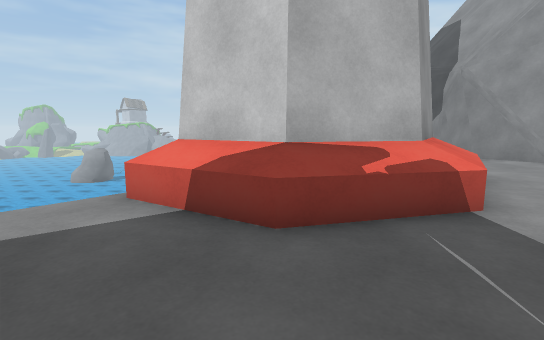
view 1 (above)

15 first-person views from a walk through a 3-D level made in the Unity game engine. The camera is 1.3 m above the floor, tilts 8° down and sees 85° across. The floor is counted in squares, 1 m on a side. Each view is taken from the middle of a square. On the plan, view 1 faces up. The plan holds only what a view shows up to about 14 squares ahead; the rest is blank. The place goes on beyond the plan. Some animated figures are not drawn. Some surface patterns are stand-ins.

view 2
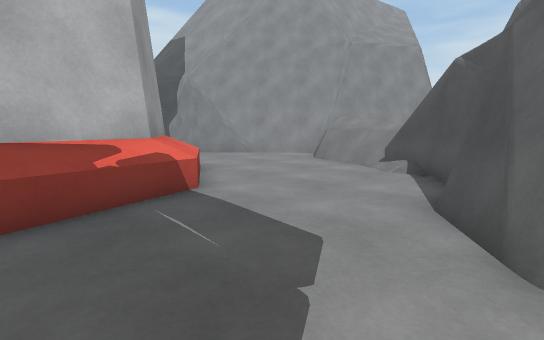

view 3
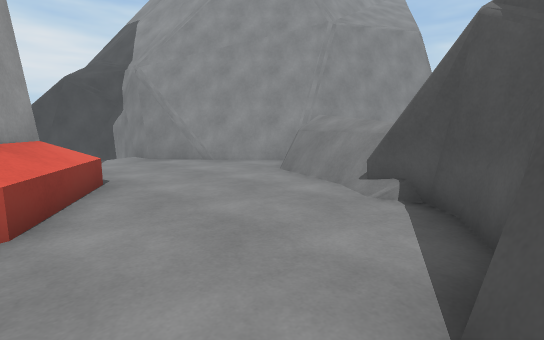

view 4
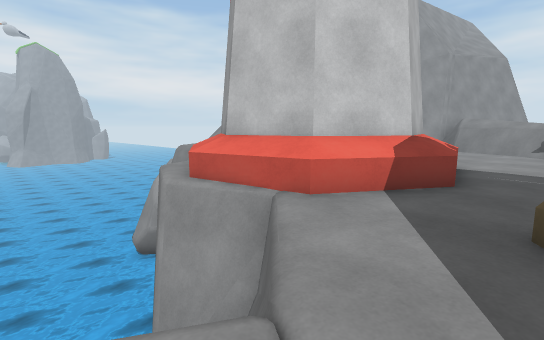

view 5
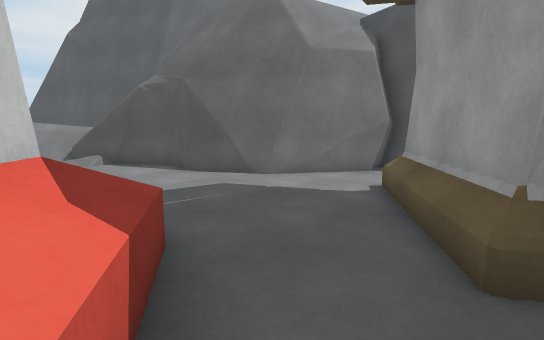

view 6
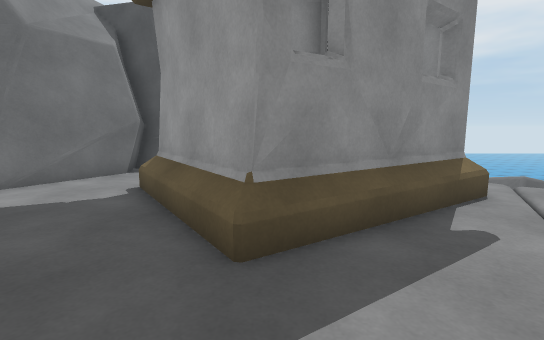

view 7
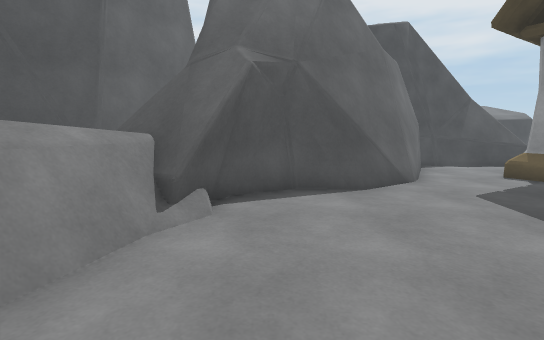

view 8
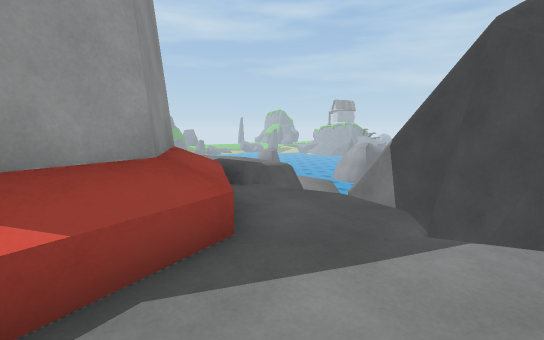

view 9
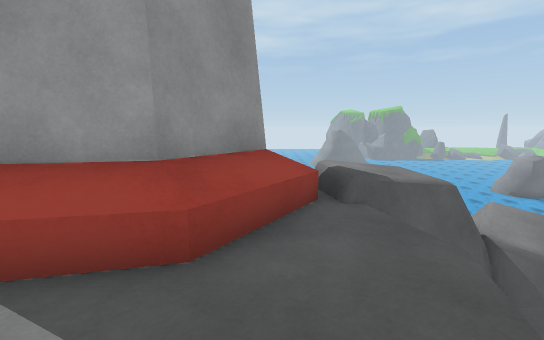

view 10
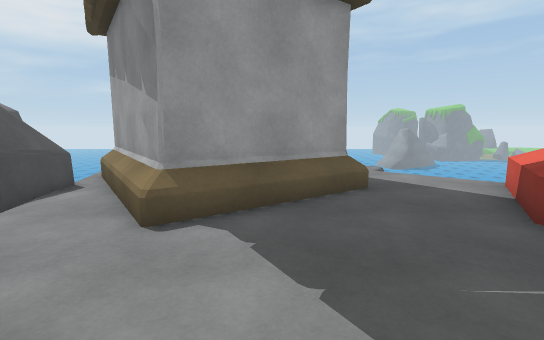

view 11
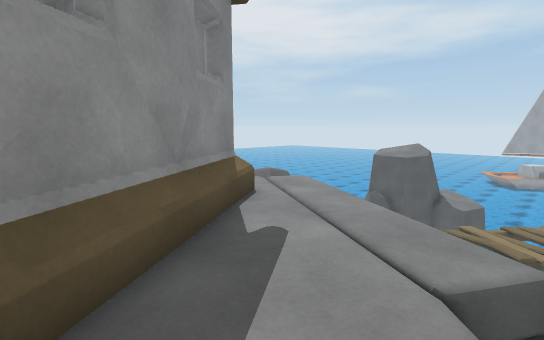

view 12
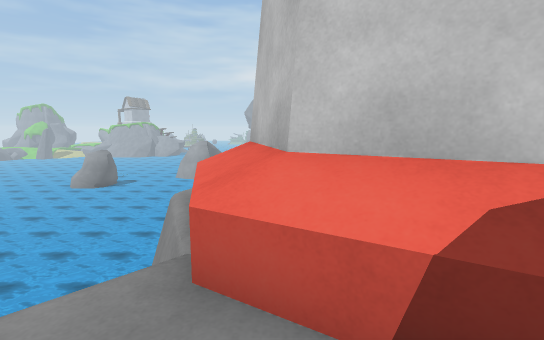

view 13
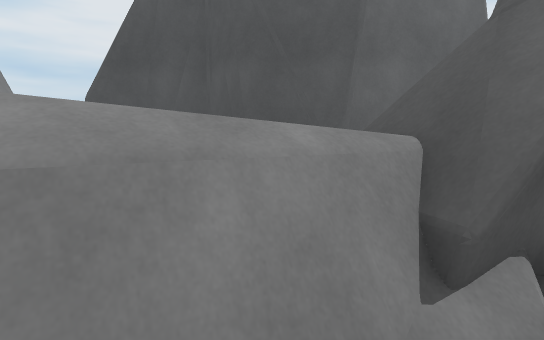

view 14
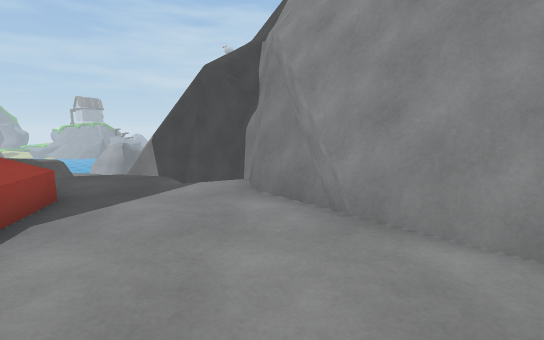

view 15
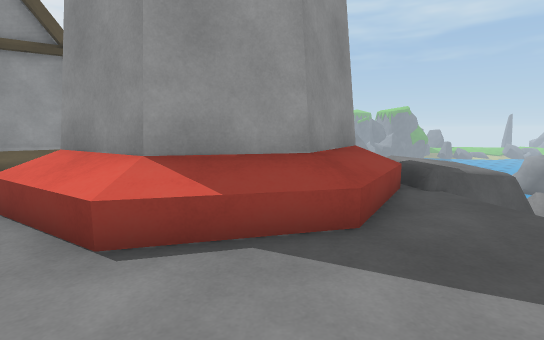

### Floor plan
Key: @ floor where view 1 was taken; # wall or solid block; . main floor; : floor 0.25 m higher than the main floor; + floor 0.5 m higher than the main floor; = window, fence, low wall or low ledge; ^ raised ledge; v drop or lower ground.
Columns run from 8 left of view 1 to 13 right of it. Each row starts with its distance up from view 1.
 15 vvvvvvvv vv v###
 14  vvvvvvv++v   v##
 13  vvvvvvv++vvvv v#
 12   vvvv  v:::::v:#
 11    vvvv=###=::::##
 10     vv #  ##=::::##
  9     vv#    #=:::::##
  8    vvv#    ##::::::##
  7    vvv#    ##=:::::=##
  6     vv##   #=..:::=^
  5    vv.=#####....:=^^
  4  vvv...====......=^
  3  ................=^
  2 v....#..........##
  1 ....###.........###
  0 .=######@....####   ##
 -1  ##   ##...###     ##
 -2       ##=..##      #
 -3      ##...##
 -4    ###....#
 -5    ==###=##
 -6      ######

Where each view was taken, in squares from view 1:
view 1: 0 up, 0 right, facing up
view 2: 1 down, 0 right, facing up-right
view 3: 0 up, 3 right, facing up-right
view 4: 2 up, 7 left, facing up-right
view 5: 5 up, 3 left, facing down-right
view 6: 5 up, 3 left, facing down
view 7: 7 up, 7 right, facing down
view 8: 8 up, 7 right, facing up-left
view 9: 11 up, 7 right, facing left
view 10: 0 up, 4 right, facing left
view 11: 4 up, 3 left, facing down-left
view 12: 3 up, 2 left, facing up
view 13: 5 up, 8 right, facing down-right
view 14: 5 up, 8 right, facing up
view 15: 9 up, 8 right, facing left
